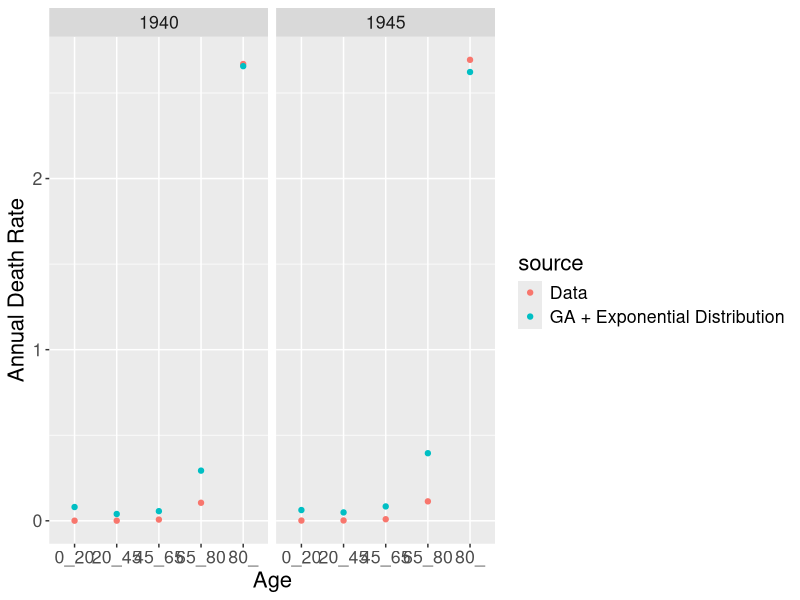
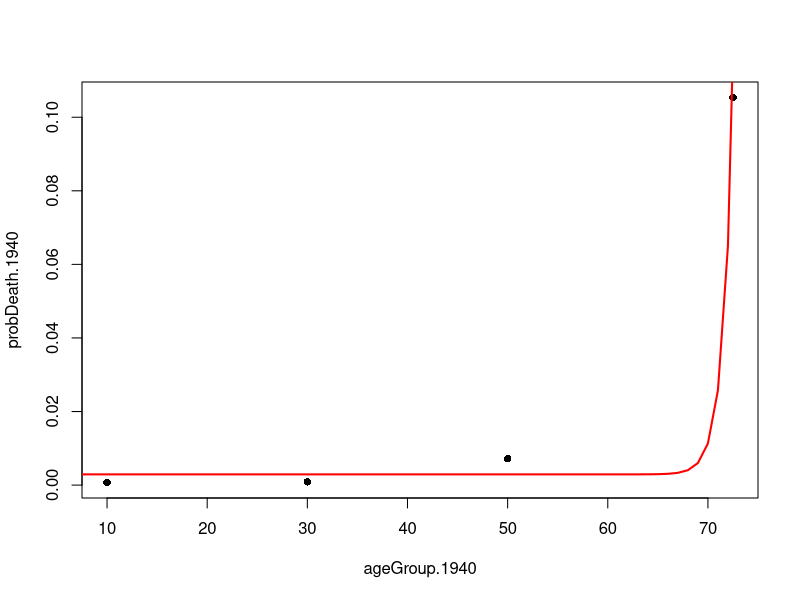
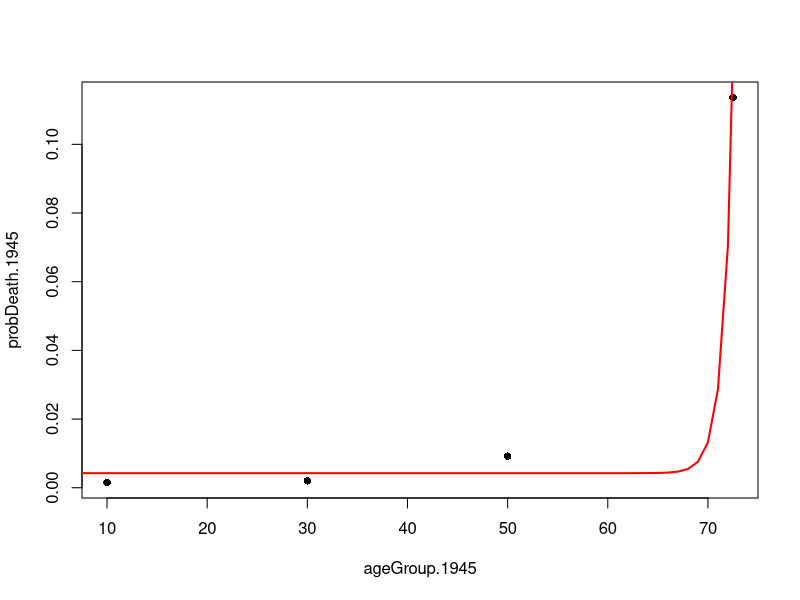
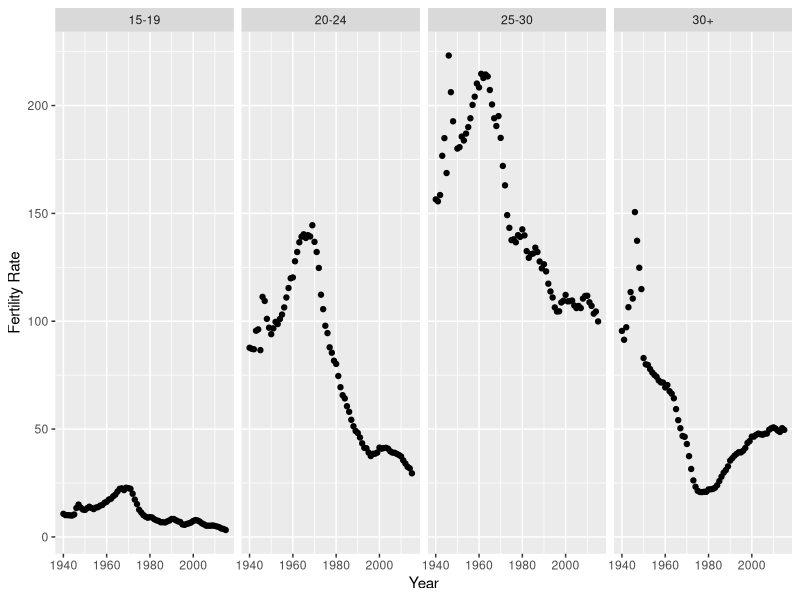

Source code (R) for these figures, in order: (Note: this script raises an error after producing the figures.)
NetherlandsDeathsByAge_1000 = read.csv("data/NetherlandsDeathsByAge.csv")
NetherlandsPopulationByAge_1000 = read.csv("NetherlandsPopulationByAge.csv")


NetherlandsProbDeathsByAge_1000 = NetherlandsPopulationByAge_1000 
NetherlandsProbDeathsByAge_1000[2] = (NetherlandsDeathsByAge_1000[2] + NetherlandsDeathsByAge_1000[3]) / (NetherlandsPopulationByAge_1000[2] + NetherlandsDeathsByAge_1000[2] + NetherlandsDeathsByAge_1000[3])
NetherlandsProbDeathsByAge_1000[3] = NetherlandsDeathsByAge_1000[4]/ (NetherlandsPopulationByAge_1000[3] + NetherlandsDeathsByAge_1000[4])
NetherlandsProbDeathsByAge_1000[4] = NetherlandsDeathsByAge_1000[5]/ (NetherlandsPopulationByAge_1000[4] + NetherlandsDeathsByAge_1000[5])
NetherlandsProbDeathsByAge_1000[5] = NetherlandsDeathsByAge_1000[6]/ (NetherlandsPopulationByAge_1000[5] + NetherlandsDeathsByAge_1000[6])
NetherlandsProbDeathsByAge_1000[6] = NetherlandsDeathsByAge_1000[7]/ (NetherlandsPopulationByAge_1000[6] + NetherlandsDeathsByAge_1000[7])

write.csv(NetherlandsProbDeathsByAge_1000, "NetherlandsProbDeathsByAge_1000.csv")

library(ggplot2)
probDeathByAgeGroup = data.frame(ageGroup = c("0_20","20_45","45_65","65_80","80_","0_20","20_45","45_65","65_80","80_"), probDeath = c(0.000678528,0.00087799,0.007178527,0.105390335,2.669333333,0.001498961,0.002021953,0.009212828,0.113659359,2.69382716), year = c(1940,1940,1940,1940,1940,1945,1945,1945,1945,1945))
fit1940 = c(0.03918391838669777,33.38881301879883,-27.568927764892578)
fit1945 = c(0.04838055372238159, 26.322864532470703, 31.86722755432129)
mortalityOfPersonByAge = function(fit, age){
  return (fit[1] * exp(((age - fit[2]) / fit[3]) ^ 2))
}
probDeathByAgeGroup$ModelFit = c(mortalityOfPersonByAge(fit1940, 10),mortalityOfPersonByAge(fit1940, 30),mortalityOfPersonByAge(fit1940, 50),mortalityOfPersonByAge(fit1940, 72.5),mortalityOfPersonByAge(fit1940, 90),mortalityOfPersonByAge(fit1945, 10),mortalityOfPersonByAge(fit1945, 30),mortalityOfPersonByAge(fit1945, 50),mortalityOfPersonByAge(fit1945, 72.5),mortalityOfPersonByAge(fit1945, 90))

library(reshape2)
probDeathByAgeGroup = melt(probDeathByAgeGroup, id.vars = c("ageGroup", "year"), variable.name = "source", value.name = "probDeath")
probDeathByAgeGroup$source = ifelse(probDeathByAgeGroup$source == "probDeath", "Data", "GA + Exponential Distribution")
ggplot(probDeathByAgeGroup, aes (ageGroup, probDeath, group = source)) + geom_point(aes(color = source)) + theme(text = element_text(size = 16)) + xlab("Age") + ylab("Annual Death Rate") + guides(size=FALSE) + facet_grid(.~year) 


####1940 model fit####
ageGroup.1940 = c(10,30,50,72.50)#,90)
probDeath.1940 = c(0.000678528,0.00087799,0.007178527,0.105390335)#,2.669333333)
exponential.model.1940 <- lm(probDeath.1940 ~ exp(ageGroup.1940))

age_values.1940 = seq(1, 100, 1)
probDeath.predicted.1940 <- predict(exponential.model.1940,list(ageGroup.1940 = age_values.1940))
plot(ageGroup.1940, probDeath.1940,pch=16)
lines(age_values.1940,probDeath.predicted.1940,lwd=2, col = "red", xlab = "Age Group", ylab = "Prob Death")

####1945 model fit####
ageGroup.1945 = c(10,30,50,72.5)#,90)
probDeath.1945 = c(0.001498961,0.002021953,0.009212828,0.113659359)#,2.69382716)
exponential.model.1945 <- lm(probDeath.1945 ~ exp(ageGroup.1945))

age_values.1945 = seq(1, 100, 1)
probDeath.predicted.1945 <- predict(exponential.model.1945,list(ageGroup.1945 = age_values.1945))
plot(ageGroup.1945, probDeath.1945,pch=16)

lines(age_values.1945,probDeath.predicted.1945,lwd=2, col = "red", xlab = "Age Group", ylab = "Prob Death")



########################using aggregated Fertility Data##############################
fertility19402017 = read.csv("data/FertilityNetherlandsFromMaria.csv")
fertility19402017 = aggregate(fertility19402017[,3], list(fertility19402017$TimeMid, fertility19402017$AgeGroup), mean)
colnames(fertility19402017) = c("Year", "AgeGroup", "AnnualFertilityRate.BirthsPerThousandWomen")
ggplot(fertility19402017, aes(Year, AnnualFertilityRate.BirthsPerThousandWomen)) + geom_point() + facet_grid(.~AgeGroup) + ylab("Fertility Rate")
write.csv(fertility19402017,"Data/NetherlandsFertility1940to2017.csv")

########################Stein and Susser 1975 study on Dutch Famine#################
SteinAndSusser1975 = read.csv("data/SteinAndSusser1975Table3.csv", header = TRUE)
SteinAndSusser1975$FamineArea.TotalBirths = SteinAndSusser1975$FamineArea.MaleBirths + SteinAndSusser1975$FamineArea.FemaleBirths
SteinAndSusser1975$NorthControlArea.TotalBirths = SteinAndSusser1975$NorthControlArea.MaleBirths + SteinAndSusser1975$NorthControlArea.FemaleBirths
SteinAndSusser1975$SouthControlArea.TotalBirths = SteinAndSusser1975$SouthControlArea.MaleBirths + SteinAndSusser1975$SouthControlArea.FemaleBirths
library(reshape2)
SteinAndSusser1975.TotalBirths = melt(subset(SteinAndSusser1975, select = c("Date", "FamineArea.TotalBirths", "NorthControlArea.TotalBirths", "SouthControlArea.TotalBirths")), id.vars = c("Date"), value.name = "TotalBirths")
ggplot(SteinAndSusser1975.TotalBirths, aes(Date, TotalBirths)) + geom_point() + facet_grid(.~variable) + theme(axis.text.x = element_text(angle = 90,hjust = -1))#+scale_x_datetime(labels = date_format("%b")
##########################Deaths by Age#############################################

NetherlandsDeathsByAge_1000 = na.omit(melt(NetherlandsDeathsByAge_1000, id.vars = c("Year")))
colnames(NetherlandsDeathsByAge_1000) = c("Year","AgeGroup","AnnualMortalityRate.DeathsPerThousandPeople")
NetherlandsDeathsByAge_1000$AgeGroup = substr(NetherlandsDeathsByAge_1000$AgeGroup, 2,6)
write.csv(NetherlandsDeathsByAge_1000$AgeGroup, "NetherlandsDeathsByAge_1000$AgeGroup.csv")